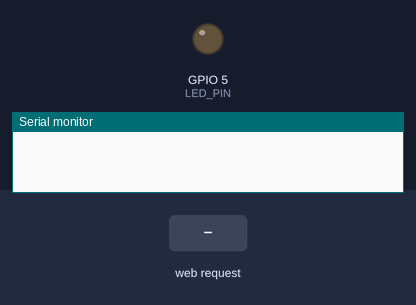
The sketch below on a simulated ESP8266 (NodeMCU). On the bench: output pins drawn as LEDs (lit = HIGH), the last lines printed to the serial monitor. Inputs (shaded band) come from the test bench.

Above: at 1.2 s.
1.3 s: HTTP request GET /led/1 received
At 1.9 s:
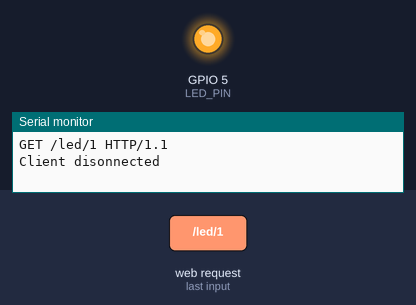
2.8 s: HTTP request GET /led/0 received
At 4.2 s:
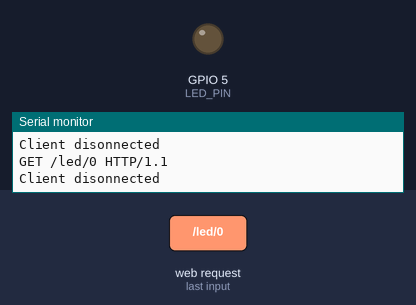
Timing chart, 0 to 5.8 s (numbered marks = the images above; inputs shaded):
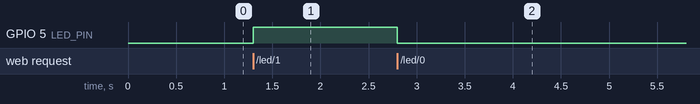

The sketch:

scrolling_text_access_point.ino
```cpp
/**
 *
 * The default IP of the access point is
 *
 *      192.168.4.1
 *
 * Use 'USBtinyISP' as the programmer.
 *
 * The was originally from here
 *
 *      https://learn.sparkfun.com/tutorials/esp8266-thing-hookup-guide/example-sketch-ap-web-server
 *
 */
#include <ESP8266WiFi.h>

//////////////////////
// WiFi Definitions //
//////////////////////
const char WiFiAPPSK[] = "lovelovelove";

/////////////////////
// Pin Definitions //
/////////////////////
const int LED_PIN = 5; // Thing's onboard, green LED
const int ANALOG_PIN = A0; // The only analog pin on the Thing
const int DIGITAL_PIN = 12; // Digital pin to be read

WiFiServer server(80);

void setup()
{
  initHardware();
  setupWiFi();
  server.begin();
}

void loop()
{
  // Check if a client has connected
  WiFiClient client = server.available();
  if (!client) {
    return;
  }

  // Read the first line of the request
  String req = client.readStringUntil('\r');
  Serial.println(req);
  client.flush();

  // Match the request
  int val = -1; // We'll use 'val' to keep track of both the
                // request type (read/set) and value if set.
  if (req.indexOf("/led/0") != -1)
    val = 0; // Will write LED low
  else if (req.indexOf("/led/1") != -1)
    val = 1; // Will write LED high
  else if (req.indexOf("/read") != -1)
    val = -2; // Will print pin reads
  // Otherwise request will be invalid. We'll say as much in HTML

  // Set GPIO5 according to the request
  if (val >= 0)
    digitalWrite(LED_PIN, val);

  client.flush();

  // Prepare the response. Start with the common header:
  String s = "HTTP/1.1 200 OK\r\n";
  s += "Content-Type: text/html\r\n\r\n";
  s += "<!DOCTYPE HTML>\r\n<html>\r\n";
  // If we're setting the LED, print out a message saying we did
  if (val >= 0)
  {
    s += "LED is now ";
    s += (val)?"on":"off";
  }
  else if (val == -2)
  { // If we're reading pins, print out those values:
    s += "Analog Pin = ";
    s += String(analogRead(ANALOG_PIN));
    s += "<br>"; // Go to the next line.
    s += "Digital Pin 12 = ";
    s += String(digitalRead(DIGITAL_PIN));
  }
  else
  {
    s += "Invalid Request.<br> Try /led/1, /led/0, or /read.";
  }
  s += "</html>\n";

  // Send the response to the client
  client.print(s);
  delay(1);
  Serial.println("Client disonnected");

  // The client will actually be disconnected
  // when the function returns and 'client' object is detroyed
}

void setupWiFi()
{
  WiFi.mode(WIFI_AP);

  // Do a little work to get a unique-ish name. Append the
  // last two bytes of the MAC (HEX'd) to "ESP8266 Text Scroller - ":
  uint8_t mac[WL_MAC_ADDR_LENGTH];
  WiFi.softAPmacAddress(mac);
  String macID = String(mac[WL_MAC_ADDR_LENGTH - 2], HEX) +
                 String(mac[WL_MAC_ADDR_LENGTH - 1], HEX);
  macID.toUpperCase();
  String AP_NameString = "ESP8266 Thing " + macID;

  char AP_NameChar[AP_NameString.length() + 1];
  memset(AP_NameChar, 0, AP_NameString.length() + 1);

  for (int i=0; i<AP_NameString.length(); i++)
    AP_NameChar[i] = AP_NameString.charAt(i);

  WiFi.softAP(AP_NameChar, WiFiAPPSK);
}

void initHardware()
{
  Serial.begin(115200);
  pinMode(DIGITAL_PIN, INPUT_PULLUP);
  pinMode(LED_PIN, OUTPUT);
  digitalWrite(LED_PIN, LOW);
  // Don't need to set ANALOG_PIN as input,
  // that's all it can be.
}
```

Measured:
- after the input at 1.3 s, GPIO 5 (LED_PIN): LOW → HIGH at once
- after the input at 2.8 s, GPIO 5 (LED_PIN): HIGH → LOW at once
